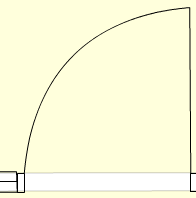
#> input picture vision/images/box.png, 196 x 198 px
$ python multiple.py   (Python 2 division)
#> lines starting #> are read from the running program, lines starting #| are printed output that depends on the picture
import cv2
from matplotlib import pyplot as plt

MIN_MATCH_COUNT = 10

img1 = cv2.imread('images/box.png', 0)  # queryImage
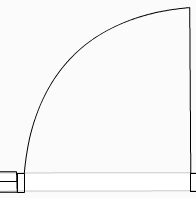
#> img1: shape (198, 196); min 0, max 255, mean 247.3
img2 = cv2.imread('images/box_in_scene1.png', 0) # trainImage
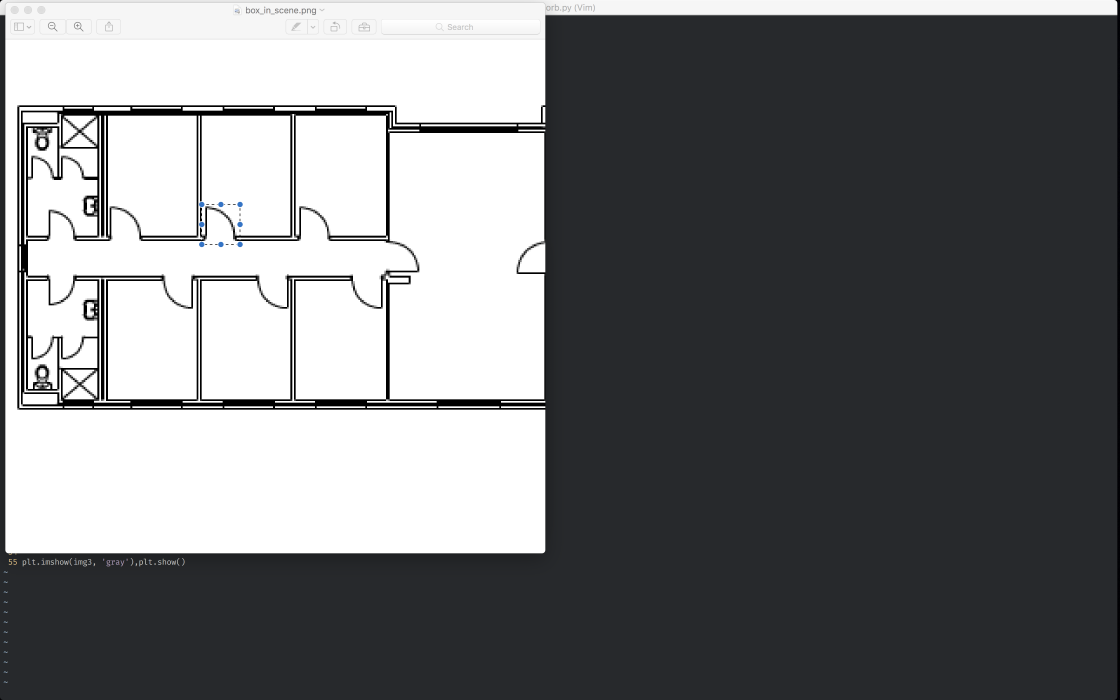
#> input picture vision/images/box_in_scene1.png, 3360 x 2100 px (shown at 1/3 size)
#> img2: shape (2100, 3360); min 0, max 255, mean 117.3

orb = cv2.ORB_create()

# find the keypoints and descriptors with ORB
kp1, des1 = orb.detectAndCompute(img1, None)
#> kp1 = 65 keypoints; strongest (x, y, size): (62, 66, 53.6), (69, 57, 53.6), (59, 71, 53.6), (54, 78, 53.6)
kp2, des2 = orb.detectAndCompute(img2, None)
#> kp2 = 500 keypoints; strongest (x, y, size): (883, 840, 64.3), (319, 840, 64.3), (601, 840, 64.3), (79, 719, 53.6)

import numpy as np
from sklearn.cluster import MeanShift, estimate_bandwidth

x = np.array([kp2[0].pt])
#> x = [[230, 1693]]

for i in range(len(kp2)):
    x = np.append(x, [kp2[i].pt], axis=0)
#> this loop made 500 passes
#> x on passes 1 to 3: [[230, 1693], [230, 1693]], [[230, 1693], [230, 1693], [452, 1690]], [[230, 1693], [230, 1693], [452, 1690], [507, 1690]]
#> after the loop, x = 501 pairs, first value 32 to 1636, second value 46 to 1697

x = x[1:len(x)]
#> x = 500 pairs, first value 32 to 1636, second value 46 to 1697

bandwidth = estimate_bandwidth(x, quantile=0.1, n_samples=500)
#> bandwidth = 277.8

ms = MeanShift(bandwidth=bandwidth, bin_seeding=True, cluster_all=True)
ms.fit(x)
labels = ms.labels_
#> labels = 500 values, max 9 at index 42, min 0 at index 41, mean 2.59
cluster_centers = ms.cluster_centers_
#> cluster_centers = [[185, 1046.9], [472.1, 492.5], [245.6, 1685.1], [1408.6, 369.3], [1063, 349.7], [670.9, 719.8], [1073.4, 805.6], [713.7, 1105.8], [1622.7, 1214.9], [1631.7, 818.9]]

labels_unique = np.unique(labels)
#> labels_unique = [0, 1, 2, 3, 4, 5, 6, 7, 8, 9]
n_clusters_ = len(labels_unique)
#> n_clusters_ = 10
print("number of estimated clusters : %d" % n_clusters_)
#| number of estimated clusters : 10

s = [None] * n_clusters_
#> s = 10 items
for i in range(n_clusters_):
    l = ms.labels_
    d, = np.where(l == i)
    print(d.__len__())
    s[i] = list(kp2[xx] for xx in d)
#> this loop made 10 passes
#> d on pass 10: [42, 170, 262, 279]
#| 104
#| 109
#| 75
#| 46
#| 53
#| 49
#| 30
#| 15
#> (further printed lines are left out)

des2_ = des2

for i in range(n_clusters_):

    kp2 = s[i]
    l = ms.labels_
    d, = np.where(l == i)
    des2 = des2_[d, ]

    FLANN_INDEX_KDTREE = 0
    index_params = dict(algorithm = FLANN_INDEX_KDTREE, trees = 5)
    search_params = dict(checks = 50)

    flann = cv2.FlannBasedMatcher(index_params, search_params)

    des1 = np.float32(des1)
    des2 = np.float32(des2)

    matches = flann.knnMatch(des1, des2, 2)

    # store all the good matches as per Lowe's ratio test.
    good = []
    for m,n in matches:
        if m.distance < 0.7*n.distance:
            good.append(m)

    if len(good)>3:
        src_pts = np.float32([ kp1[m.queryIdx].pt for m in good ]).reshape(-1,1,2)
        dst_pts = np.float32([ kp2[m.trainIdx].pt for m in good ]).reshape(-1,1,2)

        M, mask = cv2.findHomography(src_pts, dst_pts, cv2.RANSAC, 2)

        if M is None:
            print ("No Homography")
        else:
            matchesMask = mask.ravel().tolist()

            h,w = img1.shape
            pts = np.float32([ [0,0],[0,h-1],[w-1,h-1],[w-1,0] ]).reshape(-1,1,2)
            dst = cv2.perspectiveTransform(pts,M)

            img2 = cv2.polylines(img2,[np.int32(dst)],True,255,3, cv2.LINE_AA)

            draw_params = dict(matchColor=(0, 255, 0),  # draw matches in green color
                               singlePointColor=None,
                               matchesMask=matchesMask,  # draw only inliers
                               flags=2)

            img3 = cv2.drawMatches(img1, kp1, img2, kp2, good, None, **draw_params)

            plt.imshow(img3, 'gray'), plt.show()

    else:
        print ("Not enough matches are found - %d/%d" % (len(good),MIN_MATCH_COUNT))
        matchesMask = None
